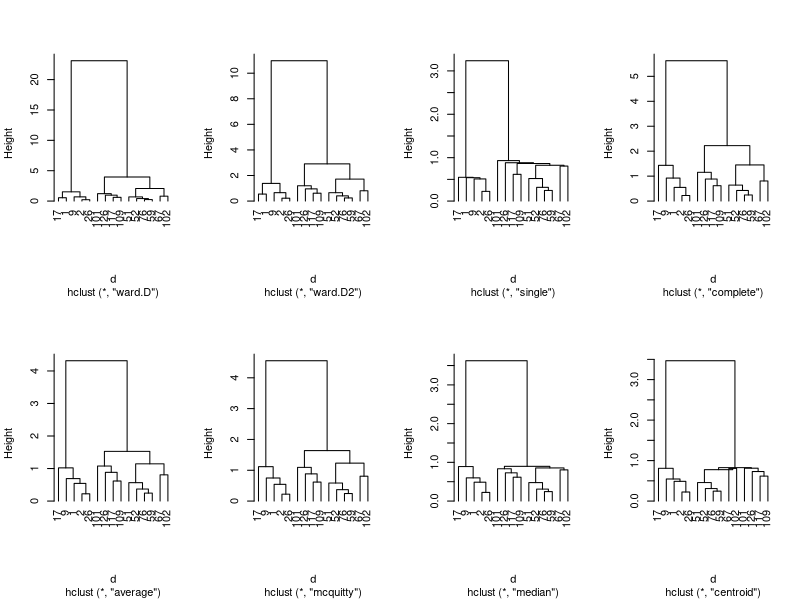
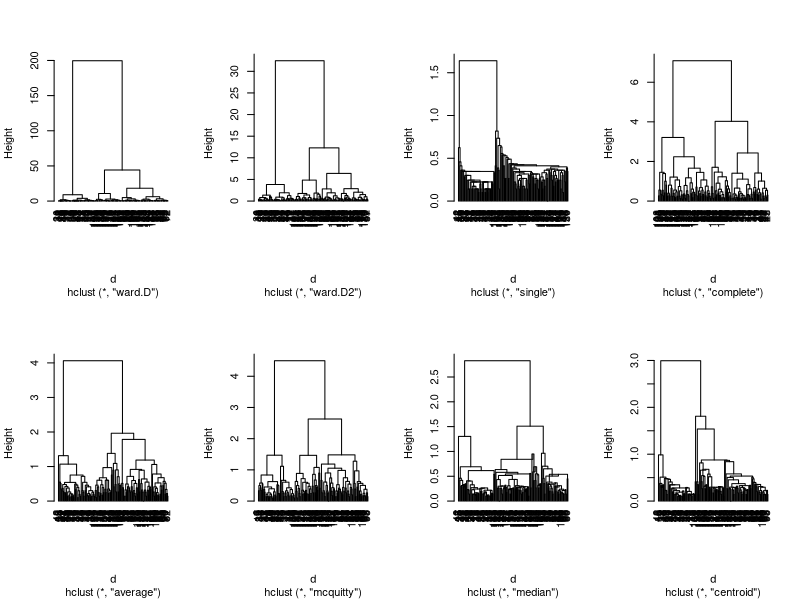

Here is the R script that generated these plots, in order:
index=sample(1:50,5,replace=FALSE); index=c(index,index+50,index+100)
subiris=iris[index,];op=par(mfrow=c(2,4))
d=dist(subiris[,1:4],method='euclidean')
methods=c("ward.D","ward.D2","single","complete","average","mcquitty","median","centroid")
for(i in 1:8){ hc=hclust(d,method=methods[i]); plot(hc,hang=-1,main='') }

my.iris=iris;  colnames(my.iris)= c('x1','x2','x3','x4','g')
d=dist(my.iris[,1:4],method='euclidean')
op=par(mfrow=c(2,4))
for(i in 1:8){ hc=hclust(d,method=methods[i]); plot(hc,hang=-1,main='') }

hc=hclust(d,method=methods[4]); 
cutree(hc,k=1:5)    #将某个聚类结果hc，分成k类的结果展示
A=cutree(hc,k=3)    #分成三个类
table(A,my.iris$g)  #complete的分类效果比较。

mx=apply(my.iris[,1:4],2,mean)
W=sum(diag(var(my.iris[,1:4])*(nrow(my.iris)-1)))   #得到总离差平方和
clust=cutree(hc,k=3)  #得到分类结果
ns=table(clust)  #得到各类个数
k=max(clust)     #得到分类个数
mxs=by(my.iris[,1:4],clust,colMeans)  #得到新分类的类均值
B=0
for(i in 1:k) B=B+sum((mx-mxs[[i]])^2)*ns[i]  #计算新分类的组间离差平方和
B/W

mxs=by(my.iris[,1:4],my.iris[,5],colMeans) #得到原始分类的类均值
B=0
for(i in 1:k) B=B+sum((mx-mxs[[i]])^2)*50 #计算原始分类的组间离差平方和
B/W


my.iris=iris;  colnames(my.iris)= c('x1','x2','x3','x4','g')
km=kmeans(my.iris[,1:4],centers=3)
km   #可以看到分类的一些基本信息，比如组间离差占比，分类结果等。
cbind(km$cluster,my.iris$g)
table(km$cluster,my.iris$g)   #发现主要在第2，3类之间聚类出现问题。